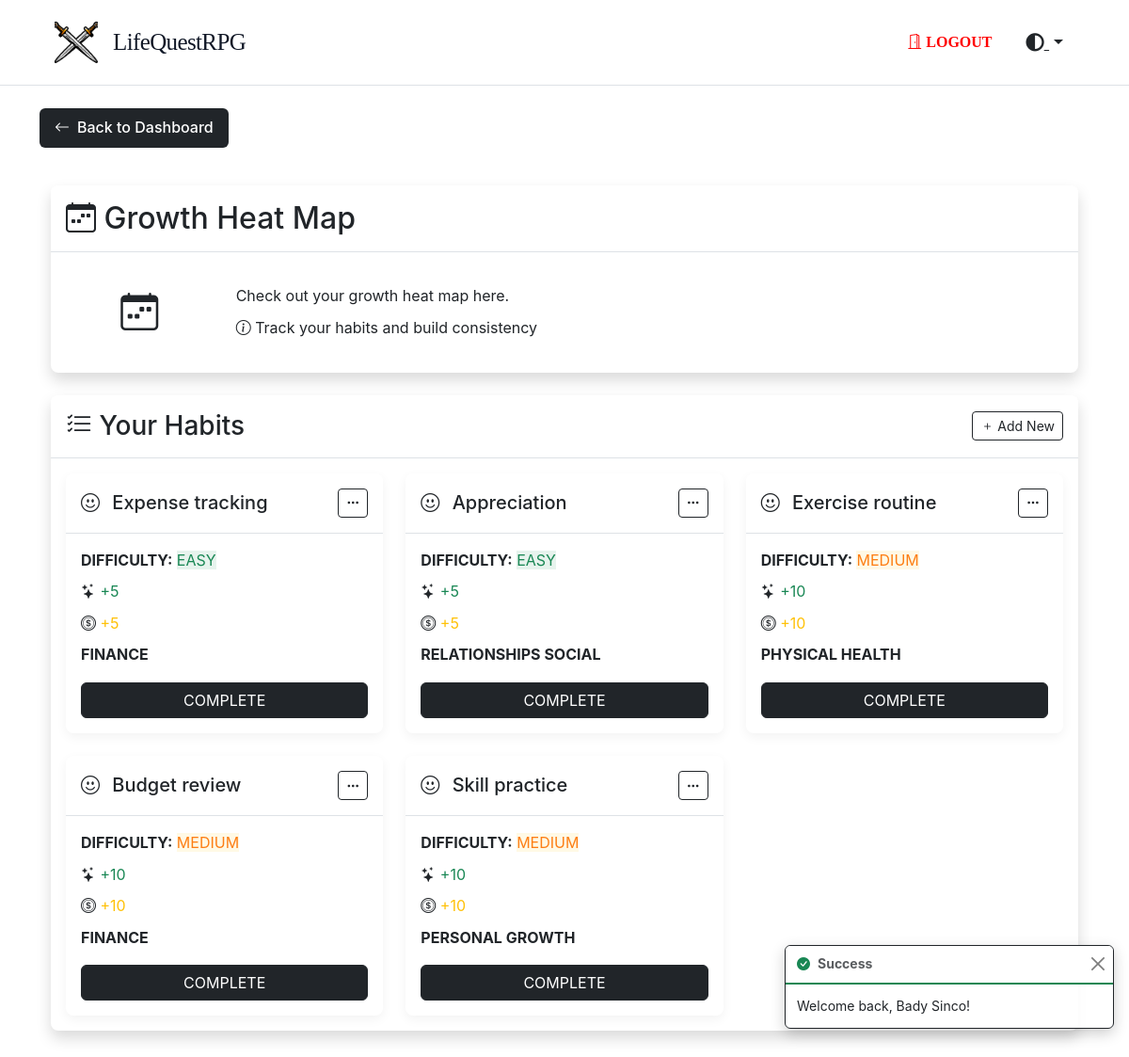
Page /goodhabit (signed in) on the committed database.
### tables this page shows
CREATE TABLE `goodhabits` (
  `id` int NOT NULL,
  `user_id` int NOT NULL,
  `title` varchar(255) NOT NULL,
  `difficulty` enum('easy','medium','hard') NOT NULL,
  `category` enum('Physical Health','Mental Wellness','Personal Growth','Career / Studies','Finance','Home Environment','Relationships Social','Passion Hobbies') NOT NULL,
  `status` enum('pending','completed') NOT NULL DEFAULT 'pending',
  `coins` int DEFAULT '0',
  `xp` int DEFAULT '0',
  `created_at` timestamp NULL DEFAULT CURRENT_TIMESTAMP,
  `updated_at` timestamp NULL DEFAULT CURRENT_TIMESTAMP ON UPDATE CURRENT_TIMESTAMP,
  `deleted_at` timestamp NULL DEFAULT NULL
);

### app/Controllers/GoodHabitsController.php (called while the page is built, shortened)
<?php
class GoodHabitsController extends Controller
{
    protected $GoodHabitsModel;
    public function __construct()
    {
        $this->GoodHabitsModel = new GoodHabits();
    }
    public function index()
    {
        $currentUser = Auth::user();
        $paginator = $this->GoodHabitsModel->paginate(
            page: 1,
            perPage: 6,
            orderBy: 'id',
            direction: 'DESC',
            conditions: [
                'user_id' => $currentUser['id']
            ]
        )->setTheme('game');
        return $this->view('goodhabit/index', [
            'title' => 'Good Habits',
            'goodHabits' => $paginator->items(),
            'paginator' => $paginator
        ]);
    }
}

### app/Core/Router.php (called while the page is built, shortened)
<?php
class Router
{
  protected $routes = [
    'GET' => [],
    'POST' => [],
    'PUT' => [],
    'DELETE' => []
  ];
  public function get(string $uri, array $controller, array $middleware = [])
  {
    $this->routes['GET'][$uri] = [
      'controller' => $controller,
      'middleware' => $middleware
    ];
    return $this;
  }
  public function post(string $uri, array $controller, array $middleware = [])
  {
    $this->routes['POST'][$uri] = [
      'controller' => $controller,
      'middleware' => $middleware
    ];
    return $this;
  }
  public function put(string $uri, array $controller, array $middleware = [])
  {
    $this->routes['PUT'][$uri] = [
      'controller' => $controller,
      'middleware' => $middleware
    ];
    return $this;
  }
  public function delete(string $uri, array $controller, array $middleware = [])
  {
    $this->routes['DELETE'][$uri] = [
      'controller' => $controller,
      'middleware' => $middleware
    ];
    return $this;
  }
  public function dispatch(string $uri, string $method)
  {
    $uri = $this->removeQueryString($uri);
    if (array_key_exists($uri, $this->routes[$method])) {
      $route = $this->routes[$method][$uri];
      return $this->callAction(
        $route['controller'][0],
        $route['controller'][1]
      );
    }
    throw new Exception("No route defined for {$uri} with method {$method}");
  }
  protected function removeQueryString(string $uri)
  {
    return parse_url($uri, PHP_URL_PATH) ?? $uri;
  }
  protected function callAction(string $controller, string $action)
  {
    $controller = new $controller();
    $params = [];
    return call_user_func_array([$controller, $action], $params);
  }
}

### web/bootstrap.php (called while the page is built, shortened)
<?php
$config = require_once __DIR__ . '/../config/config.php';
$database = require_once __DIR__ . '/../config/database.php';
$router = new Router();
$uri = $_SERVER['REQUEST_URI'] ?? '/';
$method = $_SERVER['REQUEST_METHOD'] ?? 'GET';
try {
  $router->dispatch($uri, $method);
} catch (Exception $e) {
  if ($config['debug']) {
    echo '<h1>Error</h1>';
    echo '<p>' . $e->getMessage() . '</p>';
    echo '<pre>' . $e->getTraceAsString() . '</pre>';
  } else {
    http_response_code(404);
    require_once __DIR__ . '/../app/Views/errors/404.php';
  }
}

### public/index.php (called while the page is built, shortened)
<?php
require_once ROOT_PATH . '/web/bootstrap.php';
?>

### app/Core/Auth.php (called while the page is built, shortened)
<?php
abstract class Auth
{
  protected static $user = null;
  public static function check()
  {
    return isset($_SESSION['users']) && !empty($_SESSION['users']);
  }
  public static function user()
  {
    if (self::$user === null && self::check()) {
      $sessionUser = $_SESSION['users'];
      $userId = null;
      if (is_array($sessionUser)) {
        $userId = $sessionUser['id'] ?? null;
      } elseif (is_object($sessionUser)) {
        $userId = $sessionUser->id ?? null;
      } elseif (is_numeric($sessionUser)) {
        $userId = $sessionUser;
      }
      if ($userId) {
        self::$user = User::find($userId);
      }
    }
    return self::$user;
  }
}

### app/Core/Database.php (called while the page is built, shortened)
<?php
class Database
{
  protected $pdo;
  protected $statement;
  public function __construct(array $config)
  {
    $dsn = "mysql:host={$config['host']};dbname={$config['database']};charset={$config['charset']}";
    $options = [
      PDO::ATTR_ERRMODE => PDO::ERRMODE_EXCEPTION,
      PDO::ATTR_DEFAULT_FETCH_MODE => PDO::FETCH_ASSOC,
      PDO::ATTR_EMULATE_PREPARES => false,
    ];
    try {
      $this->pdo = new PDO($dsn, $config['username'], $config['password'], $options);
    } catch (PDOException $e) {
      throw new PDOException($e->getMessage(), (int) $e->getCode());
    }
  }
  public function query(string $sql)
  {
    $this->statement = $this->pdo->prepare($sql);
    return $this;
  }
  public function bind(array $parameters)
  {
    foreach ($parameters as $key => $value) {
      if (is_array($value)) {
        $value = json_encode($value);
        $paramType = PDO::PARAM_STR;
      } else {
        $paramType = is_int($value) ? PDO::PARAM_INT : PDO::PARAM_STR;
      }
      $this->statement->bindValue(
        is_numeric($key) ? $key : $key,
        $value,
        $paramType
      );
    }
    return $this;
  }
  public function execute()
  {
    $this->statement->execute();
    return $this;
  }
  public function fetchAll()
  {
    return $this->statement->fetchAll();
  }
  public function fetch()
  {
    return $this->statement->fetch();
  }
}
?>

### app/Core/Model.php (called while the page is built, shortened)
<?php
abstract class Model
{
  protected static $db;
  protected static $table;
  public static function setDatabase(Database $database)
  {
    self::$db = $database;
  }
  public static function find(int $id)
  {
    return self::$db->query("SELECT * FROM " . static::$table . " WHERE id = ?")
      ->bind([1 => $id])
      ->execute()
      ->fetch();
  }
  public function paginate(
    int $page = 1,
    int $perPage = 10,
    ?string $orderBy = null,
    string $direction = 'DESC',
    array $conditions = [],
    string $pageName = 'page',
    ?array $columns = null
  ) {
    $paginator = new Paginator($perPage, $pageName);
    if ($orderBy) {
      $paginator->setOrderBy($orderBy, $direction);
    }
    $paginationInfo = $paginator->getPageInfo();
    $offset = ($paginationInfo['currentPage'] - 1) * $perPage;
    $items = $this->fetch($conditions, $orderBy, $direction, $perPage, $offset, $columns);
    $countSql = "SELECT COUNT(*) as count FROM " . static::$table;
    $params = [];
    if (!empty($conditions)) {
      $countSql .= " WHERE ";
      $whereClauses = [];
      foreach ($conditions as $column => $value) {
        $paramName = "{$column}";
        $whereClauses[] = "{$column} = :{$paramName}";
        $params[$paramName] = $value;
      }
      $countSql .= implode(' AND ', $whereClauses);
    }
    $countQuery = self::$db->query($countSql);
    if (!empty($params)) {
      $countQuery->bind($params);
    }
    $totalItems = (int) $countQuery->execute()->fetch()['count'];
    return $paginator->setData($items, $totalItems);
  }
  public function fetch(
    array $conditions = [],
    ?string $orderBy = null,
    string $direction = 'ASC',
    ?int $limit = null,
    ?int $offset = null,
    ?array $columns = null
  ) {
    $columnsString = $columns ? implode(', ', array_map(fn($col) => "`{$col}`", $columns)) : '*';
    $sql = "SELECT {$columnsString} FROM " . static::$table;
    $params = [];
    if (!empty($conditions)) {
      $sql .= " WHERE ";
      $whereClauses = [];
      foreach ($conditions as $column => $value) {
        $paramName = "{$column}";
        $whereClauses[] = "{$column} = :{$paramName}";
        $params[":{$paramName}"] = $value;
      }
      $sql .= implode(" AND ", $whereClauses);
    }
    if ($orderBy !== null) {
      $direction = strtoupper($direction) === 'DESC' ? 'DESC' : 'ASC';
      $sql .= " ORDER BY `{$orderBy}` {$direction}";
    }
    if ($limit !== null) {
      $sql .= " LIMIT :limit";
      $params[':limit'] = $limit;
      if ($offset !== null) {
        $sql .= " OFFSET :offset";
        $params[':offset'] = $offset;
      }
    }
    $query = self::$db->query($sql);
    if (!empty($params)) {
      $query->bind($params);
    }
    return $query->execute()->fetchAll();
  }
}

### app/Core/Paginator.php (called while the page is built, shortened)
<?php
class Paginator
{
  protected int $currentPage = 1;
  protected int $perPage = 10;
  protected int $totalItems = 0;
  protected int $totalPages = 0;
  protected string $orderBy = '';
  protected string $direction = 'ASC';
  protected string $pageName = 'page';
  public function __construct(int $perPage = 10, string $pageName = 'page')
  {
    $this->perPage = $perPage;
    $this->pageName = $pageName;
    $this->currentPage = $this->resolveCurrentPage();
  }
  protected function resolveCurrentPage(): int
  {
    return isset($_GET[$this->pageName]) ? max(1, (int) $_GET[$this->pageName]) : 1;
  }
  public function setData(array $data, int $totalItems): self
  {
    $this->totalItems = $totalItems;
    $this->totalPages = ceil($totalItems / $this->perPage);
    return $this;
  }
  public function setOrderBy(string $orderBy, string $direction = 'ASC'): self
  {
    $this->orderBy = $orderBy;
    $this->direction = strtoupper($direction);
    return $this;
  }
  public function getPageInfo(): array
  {
    return [
      'currentPage' => $this->currentPage,
      'totalPages' => $this->totalPages,
      'totalItems' => $this->totalItems,
      'perPage' => $this->perPage,
      'orderBy' => $this->orderBy,
      'direction' => $this->direction,
      'pageName' => $this->pageName
    ];
  }
}

### app/Views/goodhabit/index.php (the view, shortened to what this page needs)
<div id="pagination-content">
  <a href="/" class="back-button">
    <i class="bi bi-arrow-left"></i>
    Back to Dashboard
  </a>
  <div class="container py-4">
    <div class="card border-dark mb-4 shadow">
      <div class="card-header bg-white">
        <h2 class="my-2"><i class="bi bi-calendar-week"></i> Growth Heat Map</h2>
      </div>
      <div class="card-body">
        <div class="row align-items-center">
          <div class="col-md-2 text-center mb-3 mb-md-0">
            <div class=" rounded p-3 d-inline-block">
              <i class="bi bi-calendar-week fs-1"></i>
            </div>
          </div>
          <div class="col-md-10">
            <p class="mb-0">Check out your growth heat map here.</p>
            <div class="mt-2">
              <i class="bi bi-info-circle"></i> Track your habits and build consistency
            </div>
          </div>
        </div>
      </div>
    </div>
    <div class="card border-dark mb-4 shadow">
      <div class="card-header bg-white d-flex justify-content-between align-items-center">
        <h3 class="my-2"><i class="bi bi-list-check"></i> Your Habits</h3>
        <div class="d-flex">
          <button type="button" class="btn btn-outline-dark btn-sm" data-bs-toggle="modal"
            data-bs-target="#createTaskModal">
            <i class="bi bi-plus"></i> Add New
          </button>
        </div>
      </div>
      <div class="card-body">
        <div class="row row-cols-1 row-cols-md-2 row-cols-lg-3 g-4">
          <?php if (empty($goodHabits)): ?>
            <div class="col-12">
              <div class="alert alert-dark">
                <i class="bi bi-info-circle"></i> No good habits found. Create your first one!
              </div>
            </div>
          <?php else: ?>
            <?php foreach ($paginator->items() as $goodHabit): ?>
              <div class="col">
                <div class="card border-dark h-100 habit-card">
                  <div class="card-header bg-white d-flex justify-content-between align-items-center py-3">
                    <h5 class="mb-0">
                      <i class="bi bi-emoji-smile me-2"></i> <?= htmlspecialchars($goodHabit['title']) ?>
                    </h5>
                    <div class="dropdown">
                      <button class="btn btn-sm btn-outline-dark" type="button" data-bs-toggle="dropdown"
                        aria-expanded="false">
                        <i class="bi bi-three-dots"></i>
                      </button>
                    </div>
                  </div>
                  <div class="card-body">
                    <div class="mb-2">
                      <span class="fw-bold">DIFFICULTY:</span>
                      <span
                        class="difficulty-<?= $goodHabit['difficulty'] ?>"><?= strtoupper($goodHabit['difficulty']) ?></span>
                    </div>
                    <div class="mb-2">
                      <span class="fw-bold"><i class="bi bi-stars"></i></span>
                      <span
                        class="text-success">+<?= $goodHabit['difficulty'] == 'easy' ? '5' : ($goodHabit['difficulty'] == 'medium' ? '10' : '15') ?></span>
                    </div>
                    <div class="mb-2">
                      <span class="fw-bold"><i class="bi bi-coin"></i></span>
                      <span
                        class="text-warning">+<?= $goodHabit['difficulty'] == 'easy' ? '5' : ($goodHabit['difficulty'] == 'medium' ? '10' : '15') ?></span>
                    </div>
                    <div class="mb-3">
                      <span class="fw-bold"><?= strtoupper($goodHabit['category']) ?></span>
                    </div>
                    <form action="/goodhabit/<?= $goodHabit['id'] ?>/toggle" method="POST">
                      <button type="submit" class="btn btn-dark w-100">
                        <?= $goodHabit['status'] === 'completed' ? 'ALREADY COMPLETED' : 'COMPLETE' ?>
                      </button>
                    </form>
                  </div>
                </div>
              </div>
            <?php endforeach; ?>
          <?php endif; ?>
        </div>
      </div>
    </div>
  </div>
</div>

### rows in the picture
goodhabits: title "Expense tracking", difficulty "EASY", shows "5", category "FINANCE", status "COMPLETE"
goodhabits: title "Appreciation", difficulty "EASY", shows "5", category "RELATIONSHIPS SOCIAL", status "COMPLETE"
goodhabits: title "Exercise routine", difficulty "MEDIUM", shows "10", category "PHYSICAL HEALTH", status "COMPLETE"
goodhabits: title "Budget review", difficulty "MEDIUM", shows "10", category "FINANCE", status "COMPLETE"
goodhabits: title "Skill practice", difficulty "MEDIUM", shows "10", category "PERSONAL GROWTH", status "COMPLETE"

### other values in the picture
$_SESSION['success'] "Welcome back, Bady Sinco!"
